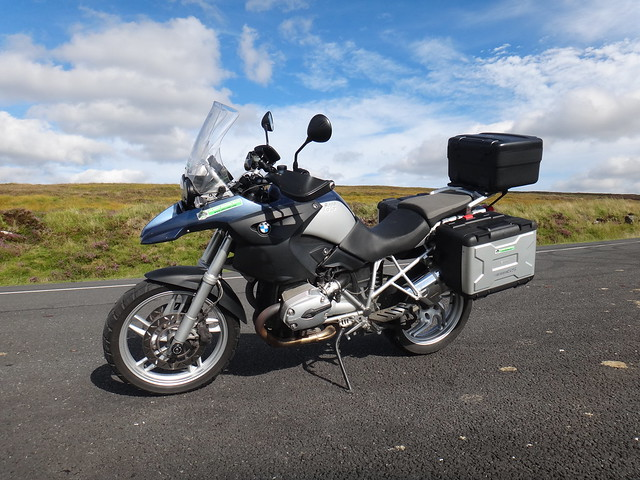
#> input picture examples/images/motorbike_original.jpg, 640 x 480 px
$ python grabcut_bbox_bike.py
#> lines starting #> are read from the running program, lines starting #| are printed output that depends on the picture; after the words box and inside, x2 and y2 are one past the last pixel; in counts of white or black regions, pixels touching at a corner belong together
#Instructions:
#(script based on: https://www.pyimagesearch.com/2020/07/27/opencv-grabcut-foreground-segmentation-and-extraction/)

#run script as: python grabcut_bbox_bike.py
#when a figure appears, mouse click on the figure and press any key to continue
#this script will show a sequence of figures, and pauses until you press
#any key after a mouse click on the figure

# import the necessary packages
import numpy as np
import argparse
import time
import cv2
import os
import matplotlib.pyplot as plt

# construct the argument parser and parse the arguments
ap = argparse.ArgumentParser()
ap.add_argument("-i", "--image", type=str,
	default=os.path.sep.join(["images", "motorbike_original.jpg"]),
	help="path to input image that we'll apply GrabCut to")
ap.add_argument("-c", "--iter", type=int, default=50,
	help="# of GrabCut iterations (larger value => slower runtime)")
args = vars(ap.parse_args())

# load the input image from disk and then allocate memory for the
# output mask generated by GrabCut -- this mask should hae the same
# spatial dimensions as the input image
image = cv2.imread(args["image"])
#> image is the input picture: shape (480, 640, 3); mean B, G, R 129.4, 123.9, 117.8


#subsample
image=image[::4,::4,:]
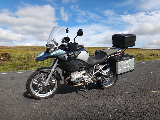
#> image: shape (120, 160, 3); mean B, G, R 129.6, 124.1, 117.7

#####################################################
#add corruption #####################################
percentage_missing = 0.10 #This number indicates the percentage of missing lines
#stripes
index_list = [23,35,32,60,65,98,57,55,7,10,64,77]
image[index_list,:]=0
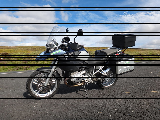
#> image: shape (120, 160, 3); 10% of pixels changed, all inside (x1, y1, x2, y2) = (0, 7, 160, 99)
####################################################
####################################################

#plt.imshow(image[:,:,1])
print(image.shape)
#| (120, 160, 3)
mask = np.zeros(image.shape[:2], dtype="uint8")

# define the bounding box coordinates
rect = (10, 10, 140, 100)

# allocate memory for two arrays that the GrabCut algorithm internally
# uses when segmenting the foreground from the background
fgModel = np.zeros((1, 65), dtype="float")
bgModel = np.zeros((1, 65), dtype="float")

# apply GrabCut using the the bounding box segmentation method
start = time.time()
(mask, bgModel, fgModel) = cv2.grabCut(image, mask, rect, bgModel,
	fgModel, iterCount=args["iter"], mode=cv2.GC_INIT_WITH_RECT)
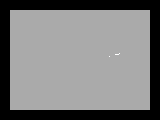
#> mask: shape (120, 160); min 0, max 3, mean 1.46; drawn with min black and max white
# (mask, bgModel, fgModel) = cv2.grabCut(image, mask, rect, bgModel,
# 	fgModel, iterCount=20, mode=cv2.GC_INIT_WITH_RECT)
end = time.time()
print("[INFO] applying GrabCut took {:.2f} seconds".format(end - start))

# the output mask has for possible output values, marking each pixel
# in the mask as (1) definite background, (2) definite foreground,
# (3) probable background, and (4) probable foreground
values = (
	("Definite Background", cv2.GC_BGD),
	("Probable Background", cv2.GC_PR_BGD),
	("Definite Foreground", cv2.GC_FGD),
	("Probable Foreground", cv2.GC_PR_FGD),
)

# loop over the possible GrabCut mask values
for (name, value) in values:
	# construct a mask that for the current value
	print("[INFO] showing mask for '{}'".format(name))
	valueMask = (mask == value).astype("uint8") * 255

    # display the mask so we can visualize it
	cv2.imshow(name, valueMask)
	cv2.waitKey(0)
#> this loop made 4 passes
#> pass 1, `valueMask = (mask == value).astype("uint8") * 255`:
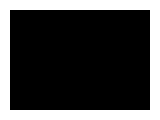
#> valueMask: shape (120, 160); 27.1% white; 1 white region, box (x1, y1, x2, y2) and area: (0, 0, 160, 120) 5200

# we'll set all definite background and probable background pixels
# to 0 while definite foreground and probable foreground pixels are
# set to 1
outputMask = np.where((mask == cv2.GC_BGD) | (mask == cv2.GC_PR_BGD),
	0, 1)
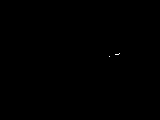
#> outputMask: shape (120, 160) int64; values 0 (black) and 1 (white), 0.03% white in thin lines or dots, all inside (x1, y1, x2, y2) = (109, 53, 120, 57)

# scale the mask from the range [0, 1] to [0, 255]
outputMask = (outputMask * 255).astype("uint8")

# apply a bitwise AND to the image using our mask generated by
# GrabCut to generate our final output image
output = cv2.bitwise_and(image, image, mask=outputMask)

# show the input image followed by the mask and output generated by
image_rgb = cv2.cvtColor(image, cv2.COLOR_BGR2RGB)

plt.figure(figsize=(5,4))
plt.imshow(outputMask);plt.title("GrabCut output ("+str(100*percentage_missing)+"% missing)");plt.savefig("GrabCutOutputMask.png")

plt.figure(figsize=(5,4))
plt.imshow(outputMask);
plt.imshow(image_rgb,alpha=0.6);plt.title("GrabCut output ("+str(100*percentage_missing)+"% missing)")
plt.axis('off')
plt.savefig("GrabCutDataPlusOutputMask.png")


# GrabCut and bitwise masking
cv2.imshow("Input", image)
cv2.waitKey(0)
cv2.imshow("GrabCut Mask", outputMask)
cv2.imshow("GrabCut Output", output)
cv2.waitKey(0)
